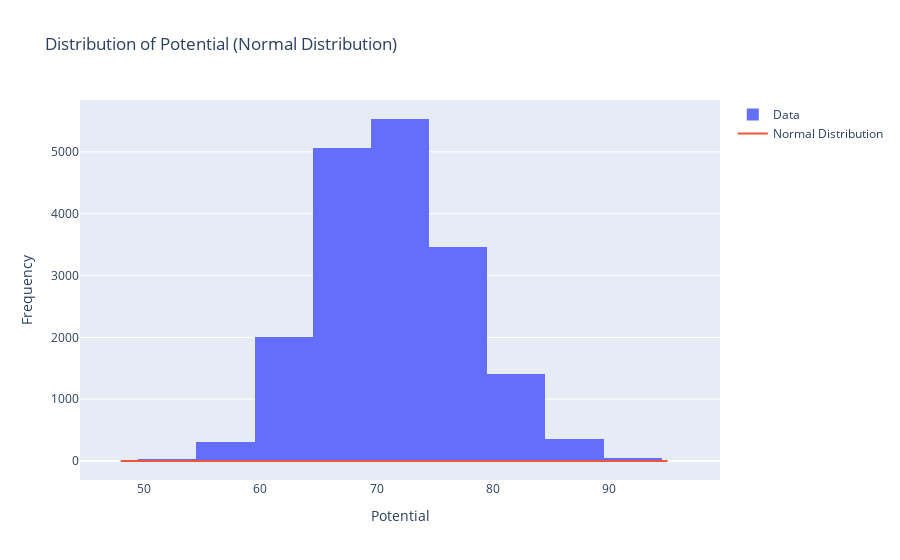
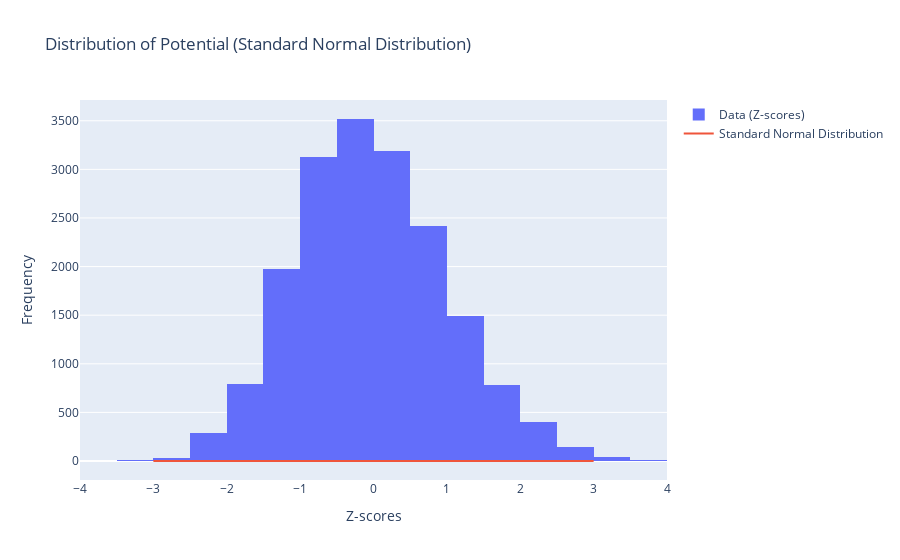

The notebook cell saved with these charts, in order:
### Markdown cell above
## 4.Difference between normal and standard normal distribution explain it using 'potential' column.

### Code cell
# Calculate mean and standard deviation of the 'Potential' column
mean_potential = potential_data.mean()
std_potential = potential_data.std()

# Generate data points for the normal distribution curve
x = np.linspace(potential_data.min(), potential_data.max(), 100)
y_normal = (1 / (std_potential * np.sqrt(2 * np.pi))) * np.exp(-((x - mean_potential) ** 2) / (2 * std_potential ** 2))

# Create the figure
fig = go.Figure()

# Add the histogram trace for 'Potential' column
fig.add_trace(go.Histogram(x=potential_data, nbinsx=20, name='Data'))

# Add the normal distribution curve
fig.add_trace(go.Scatter(x=x, y=y_normal, mode='lines', name='Normal Distribution'))

# Set layout
fig.update_layout(
    title='Distribution of Potential (Normal Distribution)',
    xaxis_title=potential_column,
    yaxis_title='Frequency',
)

# Show the plot
fig.show()

# Standardize the 'Potential' data to obtain Z-scores
z_scores = (potential_data - mean_potential) / std_potential

# Generate data points for the standard normal distribution curve
x_standard_normal = np.linspace(-3, 3, 100)
y_standard_normal = (1 / np.sqrt(2 * np.pi)) * np.exp(-0.5 * x_standard_normal ** 2)

# Create the figure for the standard normal distribution
fig_standard_normal = go.Figure()

# Add the histogram trace for the Z-scores
fig_standard_normal.add_trace(go.Histogram(x=z_scores, nbinsx=20, name='Data (Z-scores)',))

# Add the standard normal distribution curve
fig_standard_normal.add_trace(go.Scatter(x=x_standard_normal, y=y_standard_normal, mode='lines', name='Standard Normal Distribution'))

# Set layout for the standard normal distribution plot
fig_standard_normal.update_layout(
    title='Distribution of Potential (Standard Normal Distribution)',
    xaxis_title='Z-scores',
    yaxis_title='Frequency',
)

# Show the plot for the standard normal distribution
fig_standard_normal.show()

### Figure 1 — Plotly figure (JSON) as saved in the notebook; plotly's stock layout.template omitted (floating-point values rounded to 4 significant figures; data arrays with more than 128 entries replaced by an {"elided": "..."} marker saying what was removed)
{"data": [{"name": "Data", "nbinsx": 20, "type": "histogram", "x": {"elided": "18207 int values"}}, {"mode": "lines", "name": "Normal Distribution", "type": "scatter", "x": [48, 48.47, 48.95, 49.42, 49.9, 50.37, 50.85, 51.32, 51.8, 52.27, 52.75, 53.22, 53.7, 54.17, 54.65, 55.12, 55.6, 56.07, 56.55, 57.02, 57.49, 57.97, 58.44, 58.92, 59.39, 59.87, 60.34, 60.82, 61.29, 61.77, 62.24, 62.72, 63.19, 63.67, 64.14, 64.62, 65.09, 65.57, 66.04, 66.52, 66.99, 67.46, 67.94, 68.41, 68.89, 69.36, 69.84, 70.31, 70.79, 71.26, 71.74, 72.21, 72.69, 73.16, 73.64, 74.11, 74.59, 75.06, 75.54, 76.01, 76.48, 76.96, 77.43, 77.91, 78.38, 78.86, 79.33, 79.81, 80.28, 80.76, 81.23, 81.71, 82.18, 82.66, 83.13, 83.61, 84.08, 84.56, 85.03, 85.51, 85.98, 86.45, 86.93, 87.4, 87.88, 88.35, 88.83, 89.3, 89.78, 90.25, 90.73, 91.2, 91.68, 92.15, 92.63, 93.1, 93.58, 94.05, 94.53, 95], "y": [4.791e-05, 6.409e-05, 8.521e-05, 0.0001126, 0.0001479, 0.0001932, 0.0002508, 0.0003236, 0.0004151, 0.0005293, 0.0006708, 0.0008452, 0.001058, 0.001318, 0.00163, 0.002006, 0.002452, 0.00298, 0.003601, 0.004324, 0.005162, 0.006126, 0.007226, 0.008473, 0.009875, 0.01144, 0.01318, 0.01509, 0.01717, 0.01942, 0.02183, 0.0244, 0.02712, 0.02995, 0.03288, 0.03588, 0.03892, 0.04197, 0.04498, 0.04793, 0.05076, 0.05344, 0.05592, 0.05817, 0.06015, 0.06183, 0.06318, 0.06416, 0.06478, 0.06501, 0.06485, 0.06431, 0.06339, 0.06211, 0.06049, 0.05857, 0.05636, 0.05392, 0.05127, 0.04847, 0.04554, 0.04254, 0.03949, 0.03645, 0.03344, 0.03049, 0.02764, 0.0249, 0.02231, 0.01986, 0.01758, 0.01546, 0.01352, 0.01176, 0.01016, 0.008725, 0.007449, 0.006322, 0.005334, 0.004473, 0.003729, 0.00309, 0.002545, 0.002084, 0.001696, 0.001372, 0.001103, 0.0008821, 0.000701, 0.0005537, 0.0004347, 0.0003393, 0.0002633, 0.000203, 0.0001556, 0.0001186, 8.984e-05, 6.765e-05, 5.063e-05, 3.767e-05]}], "layout": {"title": {"text": "Distribution of Potential (Normal Distribution)"}, "xaxis": {"title": {"text": "Potential"}}, "yaxis": {"title": {"text": "Frequency"}}}}

### Figure 2 — Plotly figure (JSON) as saved in the notebook; plotly's stock layout.template omitted (floating-point values rounded to 4 significant figures; data arrays with more than 128 entries replaced by an {"elided": "..."} marker saying what was removed)
{"data": [{"name": "Data (Z-scores)", "nbinsx": 20, "type": "histogram", "x": {"elided": "18207 float values"}}, {"mode": "lines", "name": "Standard Normal Distribution", "type": "scatter", "x": [-3, -2.939, -2.879, -2.818, -2.758, -2.697, -2.636, -2.576, -2.515, -2.455, -2.394, -2.333, -2.273, -2.212, -2.152, -2.091, -2.03, -1.97, -1.909, -1.848, -1.788, -1.727, -1.667, -1.606, -1.545, -1.485, -1.424, -1.364, -1.303, -1.242, -1.182, -1.121, -1.061, -1, -0.9394, -0.8788, -0.8182, -0.7576, -0.697, -0.6364, -0.5758, -0.5152, -0.4545, -0.3939, -0.3333, -0.2727, -0.2121, -0.1515, -0.09091, -0.0303, 0.0303, 0.09091, 0.1515, 0.2121, 0.2727, 0.3333, 0.3939, 0.4545, 0.5152, 0.5758, 0.6364, 0.697, 0.7576, 0.8182, 0.8788, 0.9394, 1, 1.061, 1.121, 1.182, 1.242, 1.303, 1.364, 1.424, 1.485, 1.545, 1.606, 1.667, 1.727, 1.788, 1.848, 1.909, 1.97, 2.03, 2.091, 2.152, 2.212, 2.273, 2.333, 2.394, 2.455, 2.515, 2.576, 2.636, 2.697, 2.758, 2.818, 2.879, 2.939, 3], "y": [0.004432, 0.005306, 0.006329, 0.007521, 0.008906, 0.01051, 0.01235, 0.01446, 0.01687, 0.01962, 0.02272, 0.02622, 0.03015, 0.03454, 0.03942, 0.04483, 0.05079, 0.05734, 0.06449, 0.07227, 0.08069, 0.08975, 0.09948, 0.1098, 0.1209, 0.1325, 0.1447, 0.1574, 0.1707, 0.1844, 0.1984, 0.2128, 0.2273, 0.242, 0.2566, 0.2712, 0.2855, 0.2994, 0.3129, 0.3258, 0.338, 0.3494, 0.3598, 0.3692, 0.3774, 0.3844, 0.3901, 0.3944, 0.3973, 0.3988, 0.3988, 0.3973, 0.3944, 0.3901, 0.3844, 0.3774, 0.3692, 0.3598, 0.3494, 0.338, 0.3258, 0.3129, 0.2994, 0.2855, 0.2712, 0.2566, 0.242, 0.2273, 0.2128, 0.1984, 0.1844, 0.1707, 0.1574, 0.1447, 0.1325, 0.1209, 0.1098, 0.09948, 0.08975, 0.08069, 0.07227, 0.06449, 0.05734, 0.05079, 0.04483, 0.03942, 0.03454, 0.03015, 0.02622, 0.02272, 0.01962, 0.01687, 0.01446, 0.01235, 0.01051, 0.008906, 0.007521, 0.006329, 0.005306, 0.004432]}], "layout": {"title": {"text": "Distribution of Potential (Standard Normal Distribution)"}, "xaxis": {"title": {"text": "Z-scores"}}, "yaxis": {"title": {"text": "Frequency"}}}}
